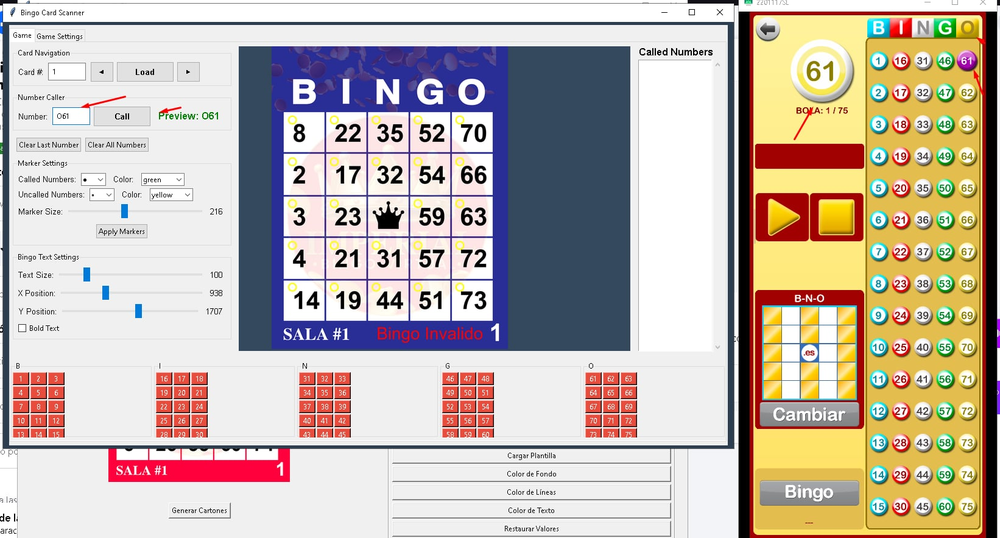
#> input picture bingo_test.png, 1000 x 538 px, shrunk from 1642 x 883 before the run
$ python bingo_script.py
#> lines starting #> are read from the running program, lines starting #| are printed output that depends on the picture; after the words box and inside, x2 and y2 are one past the last pixel; in counts of white or black regions, pixels touching at a corner belong together
import cv2
import numpy as np
import pytesseract
from PIL import Image

def detect_number(image_path):
    # Read the image
#> called with image_path = 'bingo_test.png'
    img = cv2.imread(image_path)
#> img is the input picture: shape (538, 1000, 3); mean B, G, R 172.7, 181.8, 193.4

    # Get dimensions
    height, width = img.shape[:2]
#> height = 538; width = 1000

    # Define the region of interest (ROI) for the big number
    # These values are approximate based on the image - you might need to adjust
    top = int(height * 0.05)  # Top 5% of image
#> top = 26
    bottom = int(height * 0.3)  # 30% down
#> bottom = 161
    left = int(width * 0.2)     # Left 20%
#> left = 200
    right = int(width * 0.5)    # Right 50%
#> right = 500

    # Crop the image to the ROI
    roi = img[top:bottom, left:right]
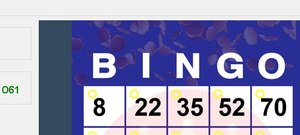
#> roi: shape (135, 300, 3); mean B, G, R 183.9, 148.9, 149.5

    # Convert to grayscale
    gray = cv2.cvtColor(roi, cv2.COLOR_BGR2GRAY)
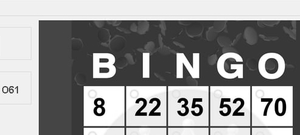
#> gray: shape (135, 300); min 0, max 255, mean 153

    # Threshold the image
    _, thresh = cv2.threshold(gray, 200, 255, cv2.THRESH_BINARY_INV)
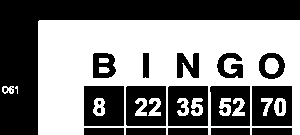
#> thresh: shape (135, 300); 50.4% white; 21 black regions (4 under 20 px), largest, box (x1, y1, x2, y2) and area: (0, 0, 300, 135) 10280, (84, 86, 124, 126) 1418, (126, 86, 166, 126) 1317

    # OCR to get the number
    number = pytesseract.image_to_string(thresh, config='--psm 7 digits')

    # Clean the result
    number = ''.join(filter(str.isdigit, number))

    # Save debug images
    cv2.imwrite('debug_roi.png', roi)
    cv2.imwrite('debug_thresh.png', thresh)

    return number

def main():
    image_path = 'bingo_test.png'  # Save your image with this name
    try:
        number = detect_number(image_path)
        print(f"Detected number: {number}")

        # If you want to send to webhook:
        # webhook_url = "YOUR_WEBHOOK_URL"
        # send_webhook(number, webhook_url)

    except Exception as e:
        print(f"Error: {e}")

if __name__ == "__main__":
    main()
#> (the call stopped at in detect_number, `number = pytesseract.image_to_string(thresh, config='--psm 7 digits')`: pytesseract is not available in this run)
